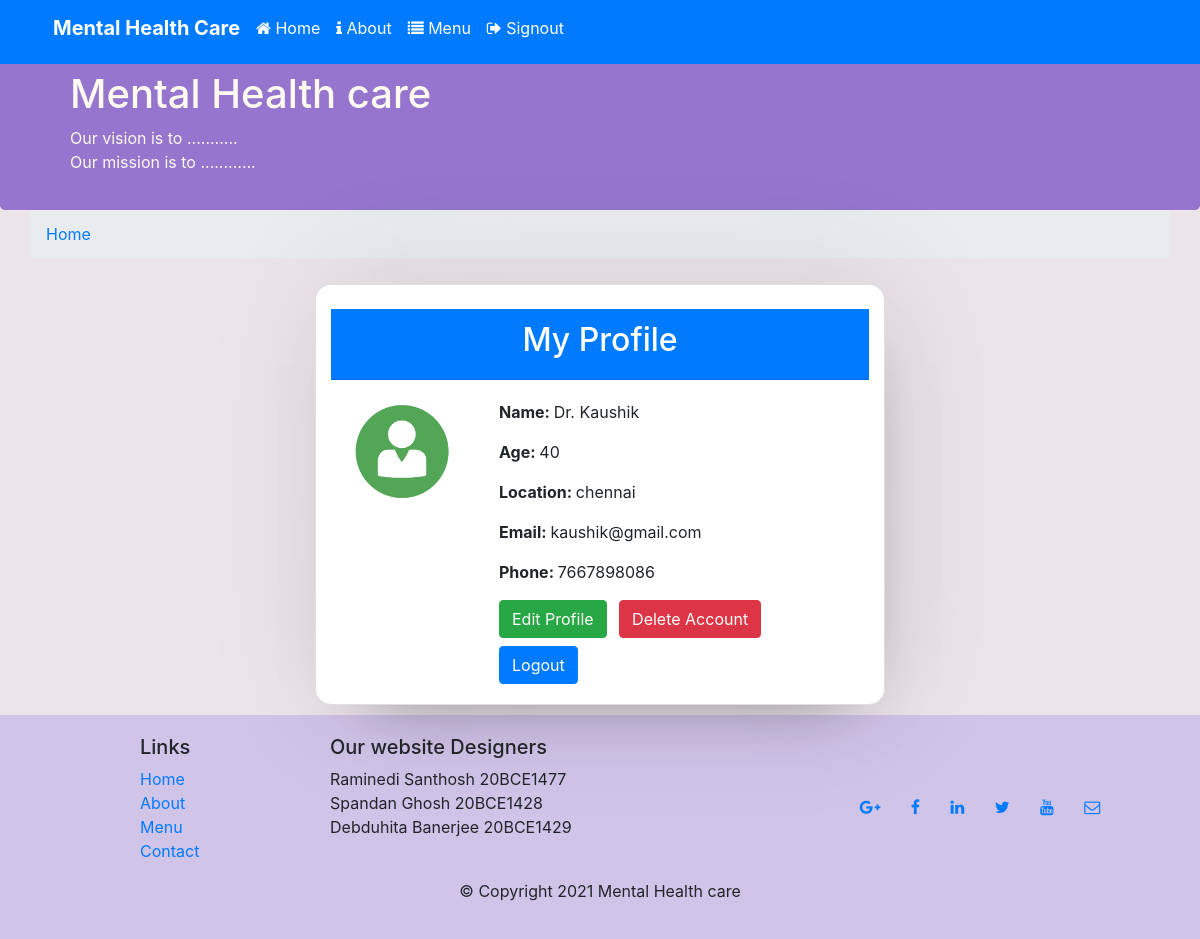
Screenshot of /Counsellor/home.php (signed in) with the database file from the repository.
### tables this page shows
CREATE TABLE `counsellors` (
  `cno` int(11) NOT NULL,
  `firstname` char(20) NOT NULL,
  `secondname` char(20) NOT NULL,
  `email` char(50) NOT NULL,
  `password` varchar(25) NOT NULL,
  `age` int(100) NOT NULL,
  `gender` char(20) NOT NULL,
  `location` char(30) NOT NULL,
  `phone` char(10) NOT NULL
);

### Counsellor/home.php (the view, shortened to what this page needs)
<?php
    $conn = OpenCon();
    function showProfilePicture() {
			echo "<img src='../Images/counsellor-pfp.png' class='img-fluid img-max'>";
	}
    function showBasicInfo(){
        global $conn;
        $id = $_SESSION['id'];
        $sql = "SELECT * FROM `counsellors` WHERE `counsellors`.`cno`=$id";
        $result = mysqli_query($conn,$sql);
        $row = $result->fetch_assoc();
		echo "<p><b>Name: </b> Dr. ".$row["firstname"]."</p>
			  <p><b>Age: </b>".$row["age"]."</p>
			  <p><b>Location: </b>".$row["location"]."</p>
			  <p><b>Email: </b>".$row["email"]."</p
			  <p><b>Phone: </b>".$row['phone']."</p>";
    }
?>
    <div class="container">
        <div class="row">
            <ol class="col-12 breadcrumb">
                <li class="breadcrumb-item active"><a href="home.php">Home</a></li>
            </ol>
        </div>
    </div>
    <div class="container col-12 col-sm-6" style="margin-top: 10px; margin-bottom: 10px;">
        <div class="card col-12" style="">
        <br>
            <div class="card-header bg-primary text-white">
            <h2 class="text-center">My Profile</h2>
            </div>
            <div class="card-body">
                <div class = "row">
                    <div class ="col-3 mr-3 text-center">
                        <?php showProfilePicture() ?>
                    </div>
                    <div class ="col">
                        <?php showBasicInfo() ?>
                        <a href="editprofile.php" class="btn btn-success mr-2">Edit Profile</a>
                        <a href="delprofile.php" class="btn btn-danger">Delete Account</a>
                        <form action = 'signout.php' method='POST'>
                            <button name='logoutSubmit' type='submit' class='btn btn-primary mt-2'>Logout</button>
                        </form>
                    </div>
                </div>
            </div>
        </div>
    </div>
</body>
</html>

### css/style.css (style rules this page uses)
.footer { margin-top: 10px; padding : 20px 0px 20px 0px; background-color: #D1C4E9; }
body { background-color: rgb(235, 229, 233); }
.row-header { margin:0px auto; padding:0px; }
.jumbotron { padding: 60px 30px 10px 30px; margin: 0px auto; background: #9575CD; color: floralwhite; }
.card { background: #fff; border-radius: 16px; box-shadow: 10px 0 128px 0 rgba(0,0,0,0.1), 10px 32px 64px -48px rgba(0,0,0,0.5); }
.navbar-dark { background-color: #512DA8; }

### rows the page displays
counsellors: firstname "Kaushik", age "40", location "chennai", email "kaushik@gmail.com", phone "7667898086"
